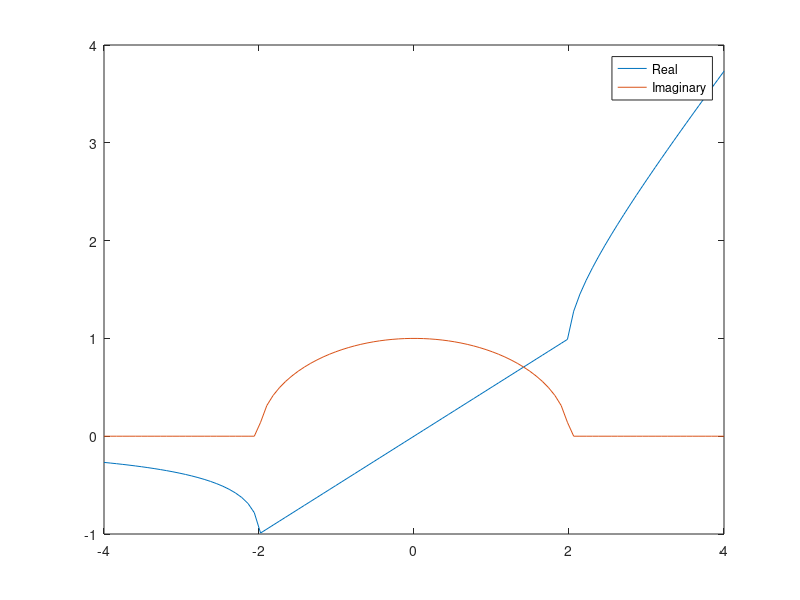

Source code (MATLAB):
% Plot of real and imaginary parts of surface Green's function
clear;

% tight-binding parameter
t = 1;
% Fermi level
mu = 2;

N_E = 100;
E_vec = 4*t*linspace(-1,1,N_E);
g = zeros(2,length(E_vec));

for ii = 1:length(E_vec)
    E = E_vec(ii);
    g(1,ii) = ((E - 2*t + mu) + sqrt((E - 2*t + mu)^2 - 4*t^2))/(2*t^2);
    g(2,ii) = ((E - 2*t + mu) - sqrt((E - 2*t + mu)^2 - 4*t^2))/(2*t^2);    
end

figure(1)
plot(E_vec,real(g(1,:)));
hold on;
plot(E_vec,imag(g(1,:)));
hold off;
legend('Real','Imaginary');